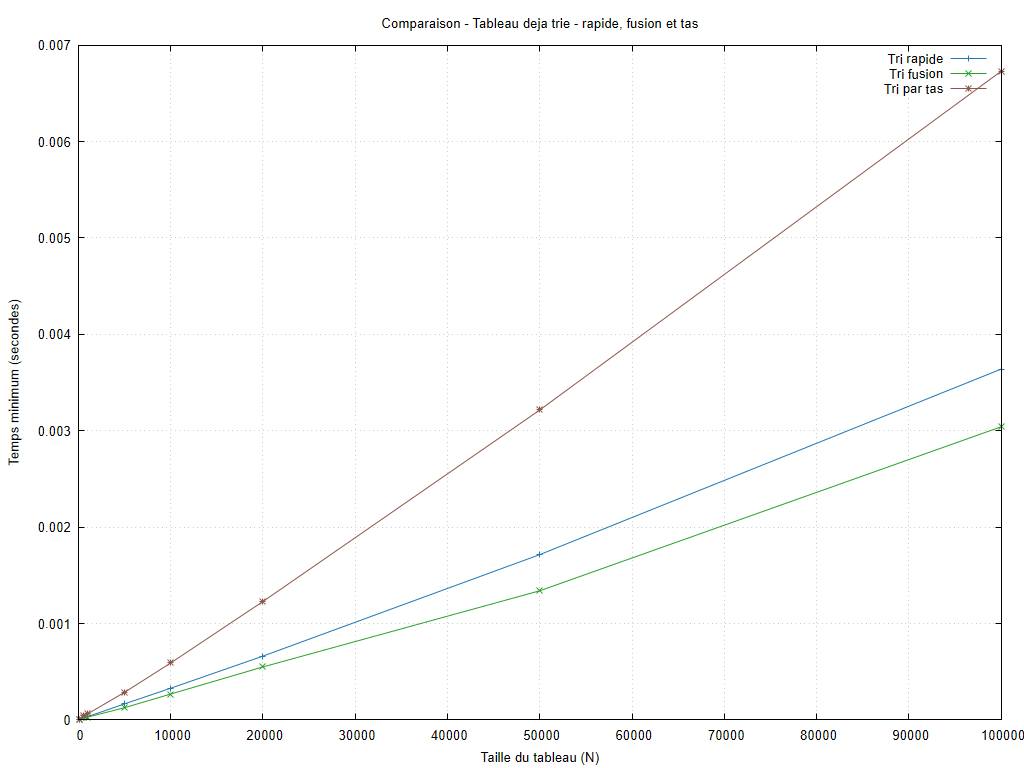

The gnuplot source for this figure:
set encoding utf8
set terminal pngcairo size 1024,768 font 'Arial,10'
set output 'graphiques/20261010_184935/configurations/croissant_rapides.png'
set datafile missing 'non_mesure'
set datafile separator ';'
set title 'Comparaison - Tableau deja trie - rapide, fusion et tas'
set xlabel 'Taille du tableau (N)'
set ylabel 'Temps minimum (secondes)'
set grid
set yrange [0:*]
plot 'resultats/20261010_184935/croissant.csv' every ::1 using 1:8 title 'Tri rapide' with linespoints lc rgb '#1f77b4', 'resultats/20261010_184935/croissant.csv' every ::1 using 1:10 title 'Tri fusion' with linespoints lc rgb '#2ca02c', 'resultats/20261010_184935/croissant.csv' every ::1 using 1:12 title 'Tri par tas' with linespoints lc rgb '#8c564b'
unset output
